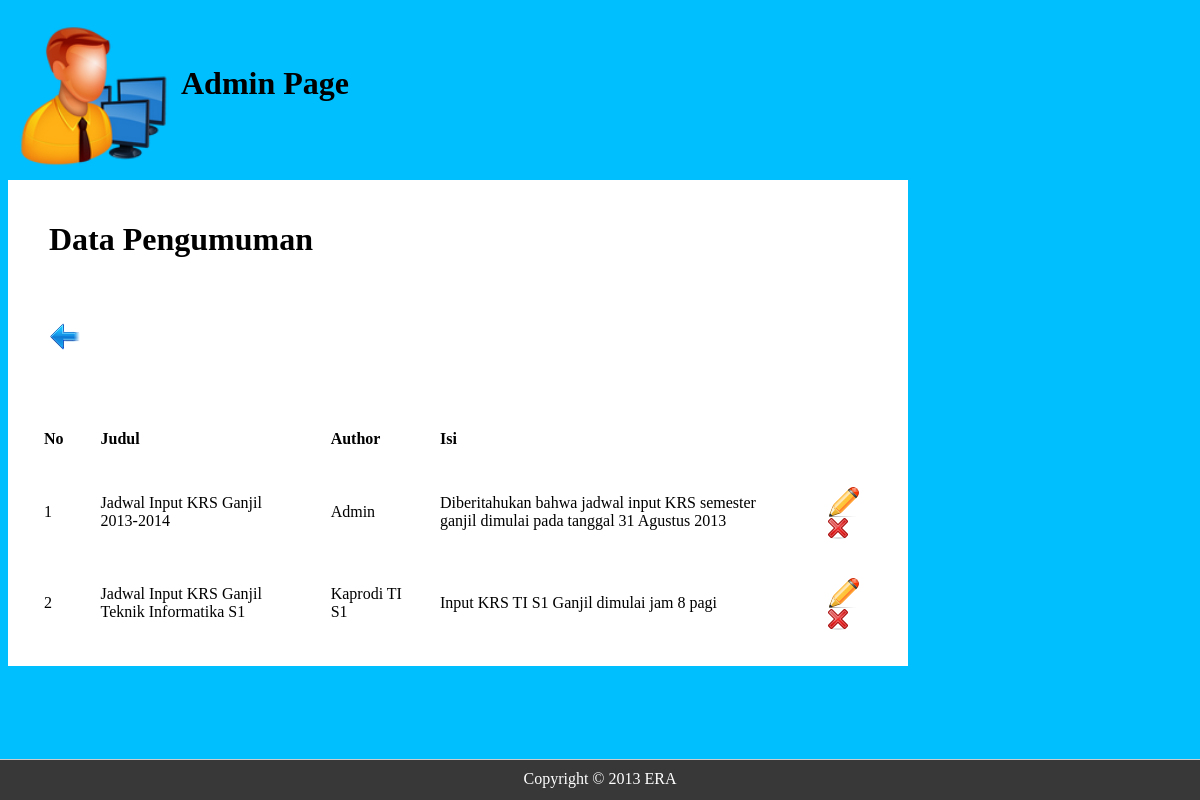
Screenshot of /tampilpengumuman.php with the database file from the repository.
### tables this page shows
CREATE TABLE IF NOT EXISTS `data_pengumuman` (
  `id` int(11) NOT NULL AUTO_INCREMENT,
  `judul` varchar(100) NOT NULL,
  `author` varchar(50) NOT NULL,
  `isi` varchar(255) NOT NULL,
  PRIMARY KEY (`id`)
);

### tampilpengumuman.php (the view, shortened to what this page needs)
<html>
<head>
	<link rel="stylesheet" type="text/css" href="CSS/layout.css"/>
	<link rel="stylesheet" type="text/css" href="CSS/font.css"/>
	<link rel="stylesheet" type="text/css" href="CSS/element.css"/>
</head>
<body>
	<div id="container">
	<div id="header">
		<table border="0" cellspacing="10">
			<tr>
				<td><img src="Images/admin.png" width="150" height="150" /></td>
				<td><h1>Admin Page</h1></td>
			</tr>
		</table>
	</div>
	<div id="cpanel">
		<table border="0" cellspacing="40">
			<tr>
				<td colspan="3"><h1>Data Pengumuman</h1></td>
			</tr>
			<tr>
				<td>
					<a href="datapengumuman.html" title="Kembali"><img src="Images/back.png" /></a>
				</td>
			</tr>
			<table border="0" cellspacing="35">
				<tr>
					<td><b>No</b></td>
					<td><b>Judul</b></td>
					<td><b>Author</b></td>
					<td><b>Isi</b></td>
				</tr>
				<?php
					$no = 1;
					$tampil = "SELECT * FROM data_pengumuman;";
					$querytampil = mysql_query($tampil);
					while($hasil = mysql_fetch_array($querytampil)) {
						$id = $hasil['id'];
						$judul = $hasil['judul'];
						$author = $hasil['author'];
						$isi = $hasil['isi'];
				?>
					<tr>
						<td><?php echo $no; ?></td>
						<td><?php echo $judul; ?></td>
						<td><?php echo $author; ?></td>
						<td><?php echo $isi; ?></td>
						<td>
							<a href="formupdatepengumuman.php?id=<?php echo $id; ?>" title="Update"><img src="Images/update.png" /></a>
							<a href="deletepengumuman.php?id=<?php echo $id; ?>" title="Delete" onclick="return confirm('Anda Yakin Ingin Menghapusnya?')"><img src="Images/delete.png" /></a>
						</td>
					</tr>
				<?php
						$no++;
					}
				?>
			</table>
		</table>
	</div>
	</div>
	<div id="footer">Copyright &copy; 2013 ERA</div>
</body>
</html>

### CSS/layout.css (style rules this page uses)
#container { margin: auto; width: 1200px; }
#footer { background-color: #383838; border-top: 1px solid #ccc; bottom: 0; color: #ffffff; height: 20px; padding: 10px; position: fixed; top: auto; left: 0; right: 0; z-index: 101; text-align:center; }
body { background-color: #00BFFF; }
#cpanel { background: white; margin-top: 0px; width: 900px; }

### CSS/element.css (style rules this page uses)
a:link { text-decoration: none; color: black; }

### rows the page displays
data_pengumuman: judul "Jadwal Input KRS Ganjil 2013-2014", author "Admin", isi "Diberitahukan bahwa jadwal input KRS semester ganjil dimulai pada tanggal 31 Agustus 2013"
data_pengumuman: judul "Jadwal Input KRS Ganjil Teknik Informatika S1", author "Kaprodi TI S1", isi "Input KRS TI S1 Ganjil dimulai jam 8 pagi"
